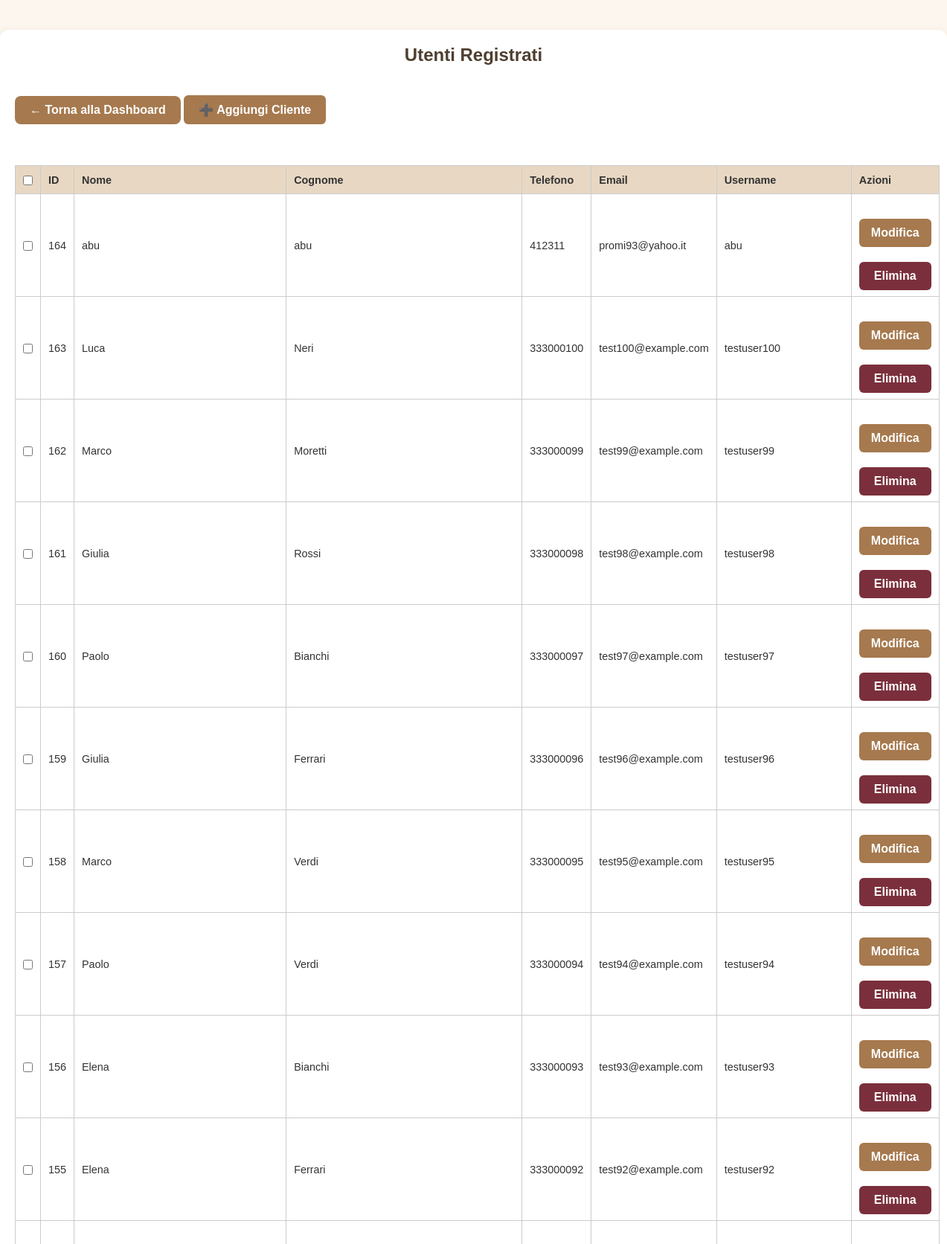
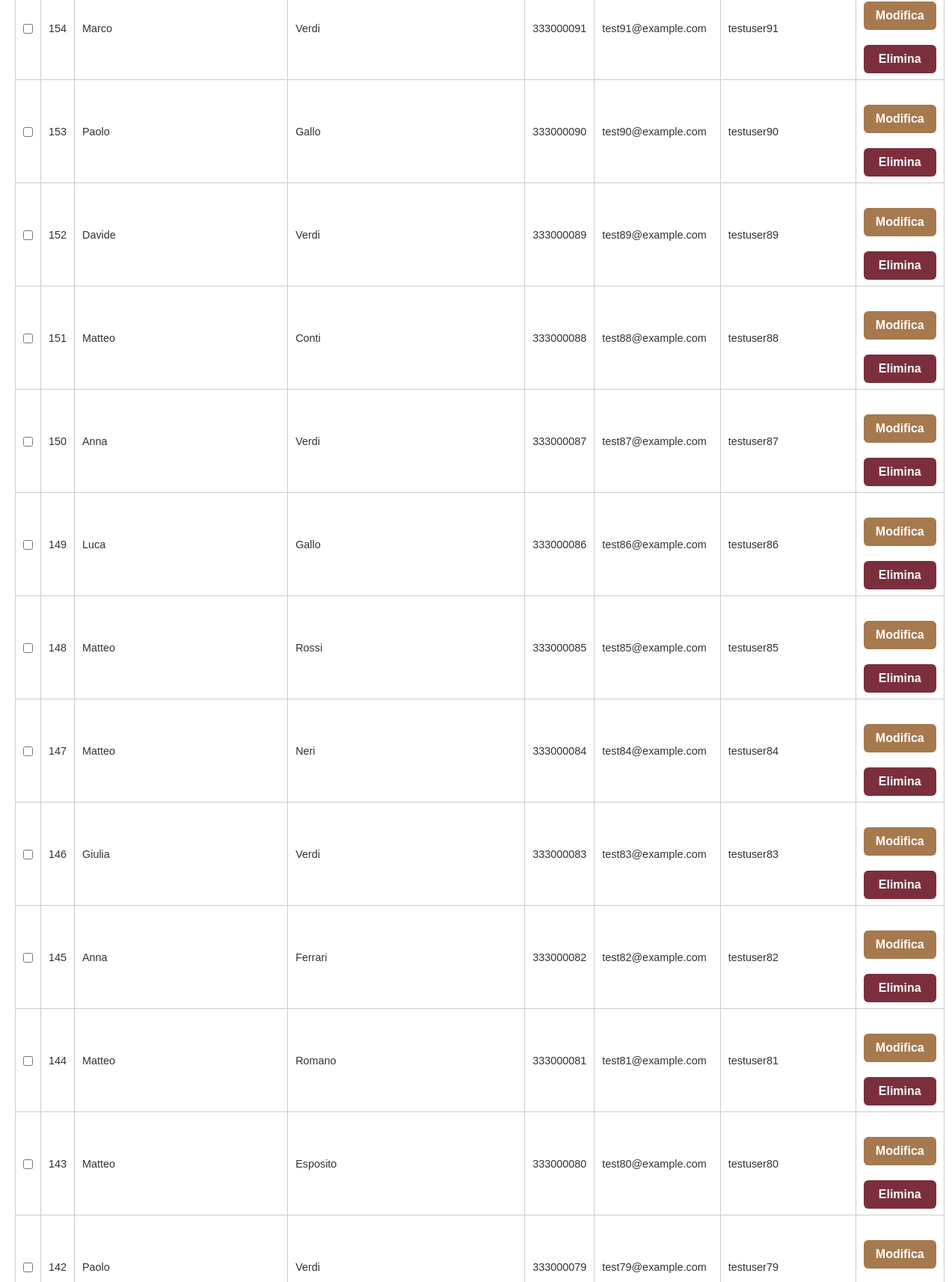
The app's page /admin_users (signed in, upper part) with its own data (2 pictures, top to bottom).
### tables this page shows
CREATE TABLE users (
            id INTEGER PRIMARY KEY AUTOINCREMENT,
            username TEXT NOT NULL UNIQUE,
            password TEXT NOT NULL
        , name TEXT NOT NULL DEFAULT 'NOME', surname TEXT NOT NULL DEFAULT 'COGNOME', phone TEXT NOT NULL DEFAULT '0000000000', email TEXT, newsletter_optin INTEGER DEFAULT 0);

### app.py (the view)
@app.route('/admin_users')
def admin_users():
    if 'admin' not in session:
        return redirect(url_for('login_admin'))
    conn = sqlite3.connect('bookings.db')
    cursor = conn.cursor()
    cursor.execute("SELECT id, name, surname, phone, email, username FROM users ORDER BY id DESC")
    users = cursor.fetchall()
    conn.close()
    return render_template('admin_users.html', users=users)

### templates/admin_users.html (shortened to what this page needs)
<!DOCTYPE html>
<html lang="it">
<head>
  <link rel="stylesheet" href="{{ url_for('static', filename='style.css') }}">
</head>
<body>
  <div class="page">
    <div class="container">
      <h2>Utenti Registrati</h2>
      <a class="dashboard-link" href="{{ url_for('admin_dashboard') }}">&larr; Torna alla Dashboard</a>
      <a href="{{ url_for('admin_add_user') }}" style="display: inline-block; margin-bottom: 25px;">
  <button class="big-btn" style="width: auto; padding: 10px 20px;">➕ Aggiungi Cliente</button>
</a>
      {% if users %}
      <form method="post" action="{{ url_for('delete_selected_users') }}">
        <table>
          <thead>
            <tr>
              <th><input type="checkbox" id="select-all"></th>
              <th>ID</th>
              <th>Nome</th>
              <th>Cognome</th>
              <th>Telefono</th>
              <th>Email</th>
              <th>Username</th>
              <th>Azioni</th>
            </tr>
          </thead>
          <tbody>
            {% for user in users %}
            <tr>
              <td><input type="checkbox" name="selected_users" value="{{ user[0] }}"></td>
              <td>{{ user[0] }}</td>
              <td>{{ user[1] }}</td>
              <td>{{ user[2] }}</td>
              <td>{{ user[3] }}</td>
              <td>{{ user[4] or 'ND' }}</td>
              <td>{{ user[5] }}</td>
              <td>
                <div class="actions">
                  <a href="{{ url_for('admin_edit_user', user_id=user[0]) }}">
                    <button class="big-btn" type="button">Modifica</button>
                  </a>
                  <form method="post" action="{{ url_for('admin_delete_user', user_id=user[0]) }}" onsubmit="return confirm('Confermi eliminazione utente {{ user[1] }} {{ user[2] }}?')">
                    <button type="submit" class="delete-btn">Elimina</button>
                  </form>
                </div>
              </td>
            </tr>
            {% endfor %}
          </tbody>
        </table>
      </form>
      {% else %}
        <p>Nessun utente registrato.</p>
      {% endif %}
    </div>
  </div>
</body>
</html>

### static/style.css (style rules this page uses)
* { box-sizing: border-box; margin: 0; padding: 0; }
body { font-family: 'Arial', sans-serif; background-color: #fdf6ec; color: #333; display: flex; flex-direction: column; align-items: center; padding: 20px; }
.container { width: 100%; max-width: 600px; background: #fffaf2; padding: 20px; border-radius: 8px; box-shadow: 0 4px 12px rgba(0, 0, 0, 0.1); margin: 20px 0; }
h1, h2, h3 { text-align: center; color: #4e3f2f; margin-bottom: 15px; }
form { display: flex; flex-direction: column; }
input, select, button { padding: 10px; margin-top: 5px; background-color: #fef9f0; color: #333; border: 1px solid #ccc; border-radius: 5px; font-size: 16px; }
button { background-color: #a67c52; color: #fff; cursor: pointer; font-weight: bold; transition: background-color 0.3s; border: none; }
.big-btn { width: 100%; padding: 15px; font-size: 18px; margin: 10px 0; }
a { display: block; text-align: center; margin-top: 15px; text-decoration: none; color: #a67c52; font-weight: bold; }
table { width: 100%; border-collapse: collapse; margin-top: 20px; background-color: #fff; color: #333; }
table, th, td { border: 1px solid #ddd; }
th, td { padding: 10px; text-align: center; }
th { background-color: #f0e6d6; color: #333; }

### templates/admin_users.html (style rules this page uses)
body { margin: 0; padding: 0; background-color: #fdf6ee; font-family: sans-serif; }
.page { width: 100%; display: flex; justify-content: center; }
.container { max-width: 1400px; margin: 40px auto; padding: 20px; background-color: #fff; border-radius: 12px; box-shadow: 0 0 10px rgba(0, 0, 0, 0.05); }
.dashboard-link { display: inline-block; margin: 10px 0 30px 0; padding: 10px 20px; background-color: #a6794e; color: white; border-radius: 8px; text-decoration: none; font-weight: bold; transition: background-color 0.3s ease; }
table { width: 100%; border-collapse: collapse; font-size: 0.9rem; }
table th, table td { padding: 8px 10px; text-align: left; border: 1px solid #ccc; }
table th { background-color: #e8d8c3; }
.actions { display: flex; flex-direction: column; gap: 5px; }
.big-btn, .delete-btn { width: 100%; padding: 10px 16px; font-size: 1rem; border: none; border-radius: 6px; cursor: pointer; color: #fff; }
.big-btn { background-color: #a6794e; }
.delete-btn { background-color: #7b2f3c !important; }

### records on screen
users: id "164", name "abu", surname "abu", phone "412311", email "promi93@yahoo.it", username "abu"
users: id "163", name "Luca", surname "Neri", phone "333000100", email "test100@example.com", username "testuser100"
users: id "162", name "Marco", surname "Moretti", phone "333000099", email "test99@example.com", username "testuser99"
users: id "161", name "Giulia", surname "Rossi", phone "333000098", email "test98@example.com", username "testuser98"
users: id "160", name "Paolo", surname "Bianchi", phone "333000097", email "test97@example.com", username "testuser97"
users: id "159", name "Giulia", surname "Ferrari", phone "333000096", email "test96@example.com", username "testuser96"
users: id "158", name "Marco", surname "Verdi", phone "333000095", email "test95@example.com", username "testuser95"
users: id "157", name "Paolo", surname "Verdi", phone "333000094", email "test94@example.com", username "testuser94"
users: id "156", name "Elena", surname "Bianchi", phone "333000093", email "test93@example.com", username "testuser93"
users: id "155", name "Elena", surname "Ferrari", phone "333000092", email "test92@example.com", username "testuser92"
users: id "154", name "Marco", surname "Verdi", phone "333000091", email "test91@example.com", username "testuser91"
users: id "153", name "Paolo", surname "Gallo", phone "333000090", email "test90@example.com", username "testuser90"
users: id "152", name "Davide", surname "Verdi", phone "333000089", email "test89@example.com", username "testuser89"
users: id "151", name "Matteo", surname "Conti", phone "333000088", email "test88@example.com", username "testuser88"
users: id "150", name "Anna", surname "Verdi", phone "333000087", email "test87@example.com", username "testuser87"
users: id "149", name "Luca", surname "Gallo", phone "333000086", email "test86@example.com", username "testuser86"
users: id "148", name "Matteo", surname "Rossi", phone "333000085", email "test85@example.com", username "testuser85"
users: id "147", name "Matteo", surname "Neri", phone "333000084", email "test84@example.com", username "testuser84"
users: id "146", name "Giulia", surname "Verdi", phone "333000083", email "test83@example.com", username "testuser83"
users: id "145", name "Anna", surname "Ferrari", phone "333000082", email "test82@example.com", username "testuser82"
users: id "144", name "Matteo", surname "Romano", phone "333000081", email "test81@example.com", username "testuser81"
users: id "143", name "Matteo", surname "Esposito", phone "333000080", email "test80@example.com", username "testuser80"
users: id "142", name "Paolo", surname "Verdi", phone "333000079", email "test79@example.com", username "testuser79"
